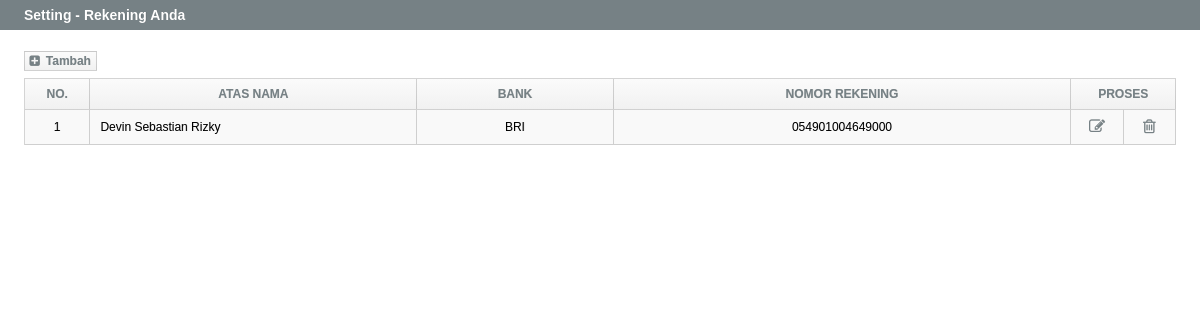
Screenshot of /admin/rekening.php with the database file from the repository.
### tables this page shows
CREATE TABLE IF NOT EXISTS `info_rekening` (
  `id` int(3) NOT NULL AUTO_INCREMENT,
  `nama` varchar(30) NOT NULL,
  `bank` varchar(20) NOT NULL,
  `no_rek` varchar(30) NOT NULL,
  PRIMARY KEY (`id`)
);

### admin/rekening.php (the view, shortened to what this page needs)
<?php require_once('../Connections/database.php'); ?>
<?php
$query_info_rekening = "SELECT * FROM info_rekening";
$info_rekening = mysql_query($query_info_rekening, $database) or die(mysql_error());
$row_info_rekening = mysql_fetch_assoc($info_rekening);
$noUrut = 1;
?>
<!DOCTYPE html PUBLIC "-//W3C//DTD XHTML 1.0 Transitional//EN" "http://www.w3.org/TR/xhtml1/DTD/xhtml1-transitional.dtd">
<html xmlns="http://www.w3.org/1999/xhtml">
<head>
<link href="../css/style.css" rel="stylesheet" type="text/css" />
<link href="../css/frame_admin.css" rel="stylesheet" type="text/css" />
<link href="../css/tabel_admin.css" rel="stylesheet" type="text/css" />
<link rel="stylesheet" href="../css/assets/css/font-awesome.min.css">
</head>
<body>
<div class="induk">
	<div id="judul">
		Setting - Rekening Anda
	</div>
	<div id="konten">
    <div id="tambah"><a id="a_tambah" href="tambah_rek.php"><span class="fa fa-plus-square fa-fw"></span> Tambah&nbsp;</a></div>
      <table id="table" cellspacing="0">
        <tr>
          <td width="5%" id="td_judul">No.</td>
          <td width="25%" id="td_judul">Atas Nama</td>
          <td width="15%" id="td_judul">BANK</td>
          <td width="35%" id="td_judul">Nomor rekening</td>
          <td colspan="2" id="td_judul">Proses</td>
        </tr>
        <?php do { ?>
          <tr id="show">
            <td align="center"id="td_isi"><?php echo $noUrut++; ?></td>
            <td id="td_isi" style="padding-left:10px"><?php echo $row_info_rekening['nama']; ?></td>
            <td align="center" id="td_isi"><?php echo $row_info_rekening['bank']; ?></td>
            <td align="center" id="td_isi"><?php echo $row_info_rekening['no_rek']; ?></td>
            <td width="4%" align="center" id="td_isi"><a href="edit_rek.php?id=<?php echo $row_info_rekening['id']; ?>" id="a_aksi"><span class="fa fa-edit fa-lg fa-fw"></span> </a></td>
            <td width="4%" align="center" id="td_isi"><a  onclick="return confirm('Anda Yakin Akan Menghapus')" href="hapus_rekening.php?id=<?php echo $row_info_rekening['id']; ?>" id="a_aksi"><span class="fa fa-trash-o fa-lg fa-fw"></span></a></td>
          </tr>
          <?php } while ($row_info_rekening = mysql_fetch_assoc($info_rekening)); ?>
      </table>
  </div>
</div>
</body>
</html>

### css/style.css (style rules this page uses)
* { font-family: Arial, Helvetica, sans-serif; text-shadow: .3px .3px .5px rgba(0,0,0,.2); text-decoration: none; border: 0 none; padding: 0; margin: 0; }

### css/frame_admin.css (style rules this page uses)
.induk { font-size: 12px; width: 100%; overflow: hidden; }
#judul { font-size: 14px; font-weight: bold; background: #768185; color: #FFF; width: 98%; height: 30px; line-height: 30px; padding-left: 2%; }
#konten { margin: 2% 2% 50px 2%; width: 96%; }

### css/tabel_admin.css (style rules this page uses)
#table { width: 100%; border-top:1px solid rgba(0,0,0,0.17); border-left:1px solid rgba(0,0,0,0.17); }
#td_judul { background: -moz-linear-gradient(top, #FBFBFB, #f1f1f1); background: -ms-linear-gradient(top, #FBFBFB, #f1f1f1); background: -o-linear-gradient(top, #FBFBFB, #f1f1f1); background: -webkit-linear-gradient(top, #FBFBFB, #f1f1f1); background: linear-gradient(top, #FBFBFB, #f1f1f1); font-weight: bold; color: #768185; text-align: center; text-transform: uppercase; height: 30px; line-height: 30px; border-right:1px solid rgba(0,0,0,0.17); border-bottom:1px solid rgba(0,0,0,0.17); }
#td_isi { padding: 10px; border-right:1px solid rgba(0,0,0,0.17); border-bottom:1px solid rgba(0,0,0,0.17); }
#table tr#show:nth-child(2n+0) { background: #F9F9F9; transition: all .2s ease-out; }
#tambah { margin-bottom: 10px; }
#a_tambah { cursor: pointer; font-weight: bold; color: #768185; padding: 2px; border: 1px solid rgba(0,0,0,0.17); background: -moz-linear-gradient(top, #FBFBFB, #f1f1f1); background: -ms-linear-gradient(top, #FBFBFB, #f1f1f1); background: -o-linear-gradient(top, #FBFBFB, #f1f1f1); background: -webkit-linear-gradient(top, #FBFBFB, #f1f1f1); background: linear-gradient(top, #FBFBFB, #f1f1f1); transition: all .3s ease-out; }
#a_aksi { color: #768185; transition: all .3s ease-out; }

### rows the page displays
info_rekening: nama "Devin Sebastian Rizky", bank "BRI", no_rek "054901004649000"
